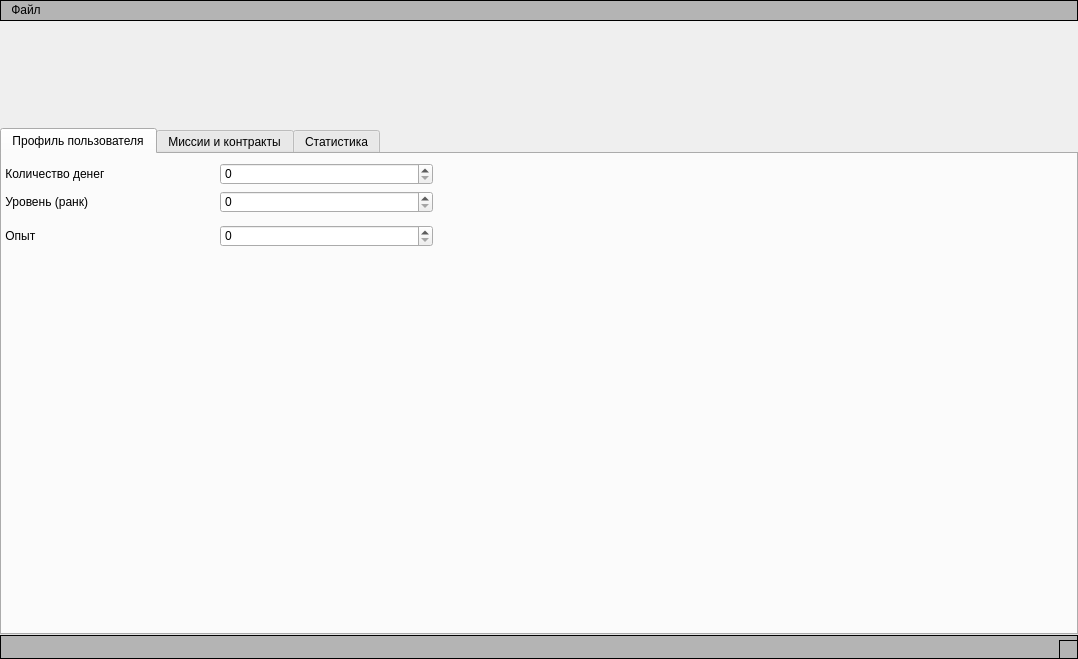
<?xml version="1.0" encoding="UTF-8"?>
<ui version="4.0">
 <class>EditorWindow</class>
 <widget class="QMainWindow" name="EditorWindow">
  <property name="geometry">
   <rect>
    <x>0</x>
    <y>0</y>
    <width>1078</width>
    <height>659</height>
   </rect>
  </property>
  <property name="windowTitle">
   <string>EditorWindow</string>
  </property>
  <property name="styleSheet">
   <string notr="true">QMainWidget { background-color: rgb(180, 180, 180); border: 1px solid black; }</string>
  </property>
  <widget class="QWidget" name="centralwidget">
   <property name="styleSheet">
    <string notr="true"/>
   </property>
   <layout class="QVBoxLayout" name="verticalLayout" stretch="1,5">
    <property name="leftMargin">
     <number>0</number>
    </property>
    <property name="topMargin">
     <number>0</number>
    </property>
    <property name="rightMargin">
     <number>0</number>
    </property>
    <property name="bottomMargin">
     <number>0</number>
    </property>
    <item>
     <widget class="QLabel" name="imageLabel">
      <property name="minimumSize">
       <size>
        <width>0</width>
        <height>70</height>
       </size>
      </property>
      <property name="text">
       <string/>
      </property>
      <property name="pixmap">
       <pixmap resource="resourses.qrc">:/picture.jpg</pixmap>
      </property>
      <property name="scaledContents">
       <bool>false</bool>
      </property>
     </widget>
    </item>
    <item>
     <widget class="QTabWidget" name="tabWidget">
      <property name="currentIndex">
       <number>0</number>
      </property>
      <widget class="QWidget" name="userProfileLayout">
       <attribute name="title">
        <string>Профиль пользователя</string>
       </attribute>
       <layout class="QGridLayout" name="gridLayout_2" rowstretch="0,0,0,0,0,0" columnstretch="1,1,3">
        <property name="leftMargin">
         <number>0</number>
        </property>
        <property name="topMargin">
         <number>9</number>
        </property>
        <property name="rightMargin">
         <number>0</number>
        </property>
        <property name="bottomMargin">
         <number>0</number>
        </property>
        <item row="5" column="0" colspan="3">
         <spacer name="verticalSpacer">
          <property name="orientation">
           <enum>Qt::Vertical</enum>
          </property>
          <property name="sizeHint" stdset="0">
           <size>
            <width>20</width>
            <height>40</height>
           </size>
          </property>
         </spacer>
        </item>
        <item row="0" column="2" rowspan="5">
         <spacer name="horizontalSpacer">
          <property name="orientation">
           <enum>Qt::Horizontal</enum>
          </property>
          <property name="sizeHint" stdset="0">
           <size>
            <width>40</width>
            <height>20</height>
           </size>
          </property>
         </spacer>
        </item>
        <item row="3" column="0">
         <widget class="QLabel" name="experienceCountLabel">
          <property name="text">
           <string> Опыт</string>
          </property>
         </widget>
        </item>
        <item row="0" column="1">
         <widget class="QSpinBox" name="moneyCountSpinBox">
          <property name="maximum">
           <number>2147483647</number>
          </property>
         </widget>
        </item>
        <item row="0" column="0">
         <widget class="QLabel" name="moneyCountLabel">
          <property name="text">
           <string> Количество денег</string>
          </property>
         </widget>
        </item>
        <item row="3" column="1">
         <widget class="QSpinBox" name="experienceCountSpinBox">
          <property name="maximum">
           <number>2147483647</number>
          </property>
         </widget>
        </item>
        <item row="1" column="0">
         <widget class="QLabel" name="rankLabel">
          <property name="text">
           <string> Уровень (ранк)</string>
          </property>
         </widget>
        </item>
        <item row="1" column="1">
         <widget class="QSpinBox" name="rankSpinBox">
          <property name="maximum">
           <number>30</number>
          </property>
         </widget>
        </item>
       </layout>
      </widget>
      <widget class="QWidget" name="missions">
       <attribute name="title">
        <string>Миссии и контракты</string>
       </attribute>
       <layout class="QVBoxLayout" name="verticalLayout_2">
        <property name="leftMargin">
         <number>0</number>
        </property>
        <property name="topMargin">
         <number>0</number>
        </property>
        <property name="rightMargin">
         <number>0</number>
        </property>
        <property name="bottomMargin">
         <number>0</number>
        </property>
        <item>
         <layout class="QGridLayout" name="missionsLayout">
          <property name="topMargin">
           <number>9</number>
          </property>
          <item row="0" column="1">
           <widget class="QComboBox" name="regionFilterCombobox"/>
          </item>
          <item row="0" column="0">
           <widget class="QLabel" name="regionFilterLabel">
            <property name="text">
             <string> Регион: </string>
            </property>
           </widget>
          </item>
          <item row="0" column="2">
           <widget class="QLabel" name="mapFilterLabel">
            <property name="text">
             <string> Карта: </string>
            </property>
           </widget>
          </item>
          <item row="0" column="3">
           <widget class="QComboBox" name="mapFilterCombobox"/>
          </item>
          <item row="1" column="0" colspan="5">
           <widget class="QTableWidget" name="completeTasksTable">
            <attribute name="horizontalHeaderMinimumSectionSize">
             <number>10</number>
            </attribute>
            <attribute name="horizontalHeaderStretchLastSection">
             <bool>true</bool>
            </attribute>
            <attribute name="verticalHeaderVisible">
             <bool>false</bool>
            </attribute>
            <attribute name="verticalHeaderMinimumSectionSize">
             <number>10</number>
            </attribute>
            <column>
             <property name="text">
              <string>Регион</string>
             </property>
            </column>
            <column>
             <property name="text">
              <string>Карта</string>
             </property>
            </column>
            <column>
             <property name="text">
              <string>Задание</string>
             </property>
            </column>
            <column>
             <property name="text">
              <string>Статус</string>
             </property>
            </column>
           </widget>
          </item>
          <item row="0" column="4">
           <spacer name="horizontalSpacer_2">
            <property name="orientation">
             <enum>Qt::Horizontal</enum>
            </property>
            <property name="sizeHint" stdset="0">
             <size>
              <width>40</width>
              <height>20</height>
             </size>
            </property>
           </spacer>
          </item>
         </layout>
        </item>
       </layout>
      </widget>
      <widget class="QWidget" name="statistics">
       <attribute name="title">
        <string>Статистика</string>
       </attribute>
      </widget>
     </widget>
    </item>
   </layout>
  </widget>
  <widget class="QMenuBar" name="menubar">
   <property name="geometry">
    <rect>
     <x>0</x>
     <y>0</y>
     <width>1078</width>
     <height>23</height>
    </rect>
   </property>
   <property name="styleSheet">
    <string notr="true">QWidget { background-color: rgb(180, 180, 180); border: 1px solid black; }</string>
   </property>
   <widget class="QMenu" name="menu">
    <property name="title">
     <string>Файл</string>
    </property>
    <addaction name="menuOpen"/>
    <addaction name="menuSave"/>
   </widget>
   <addaction name="menu"/>
  </widget>
  <widget class="QStatusBar" name="statusbar">
   <property name="styleSheet">
    <string notr="true">QWidget { background-color: rgb(180, 180, 180); border: 1px solid black; }</string>
   </property>
  </widget>
  <action name="menuOpen">
   <property name="text">
    <string>Открыть</string>
   </property>
  </action>
  <action name="menuSave">
   <property name="text">
    <string>Сохранить</string>
   </property>
  </action>
 </widget>
 <resources>
  <include location="resourses.qrc"/>
 </resources>
 <connections/>
</ui>
